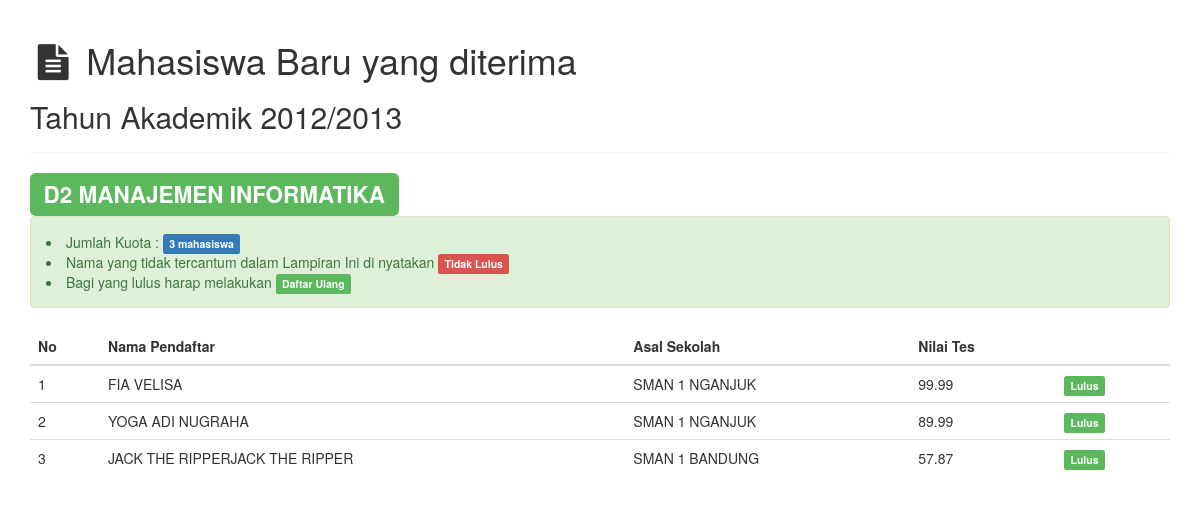
/home/pengumuman_maba/MIF, run on the app's committed database.
### tables this page shows
CREATE TABLE IF NOT EXISTS `thak` (
  `thak` year(4) NOT NULL,
  `tahun_ajaran` varchar(12) NOT NULL,
  `status` enum('Aktif','Nonaktif') NOT NULL,
  `ket` enum('Dibuka','Ditutup') NOT NULL,
  `created_at` datetime NOT NULL
);

CREATE TABLE IF NOT EXISTS `prodi` (
  `kode_prodi` varchar(10) NOT NULL,
  `nama_prodi` varchar(40) NOT NULL,
  `kuota` int(3) NOT NULL,
  `created_at` datetime NOT NULL,
  `jenjang_id` int(11) NOT NULL
);

CREATE TABLE IF NOT EXISTS `jenjang` (
`kode_jenjang` int(11) NOT NULL,
  `jenjang` varchar(5) NOT NULL,
  `created_at` datetime NOT NULL
);

CREATE TABLE IF NOT EXISTS `pendaftaran` (
`id_daftar` int(11) NOT NULL,
  `thak` year(4) NOT NULL,
  `nama_pendaftar` varchar(50) NOT NULL,
  `nisn` varchar(50) NOT NULL,
  `tgl_lahir` date NOT NULL,
  `jkel` enum('L','P') NOT NULL,
  `agama` varchar(10) NOT NULL,
  `sekolah` varchar(50) NOT NULL,
  `kota` varchar(30) NOT NULL,
  `alamat` varchar(45) NOT NULL,
  `no_hp` varchar(14) NOT NULL,
  `email` varchar(100) NOT NULL,
  `prodi` varchar(10) NOT NULL,
  `nilai_un` int(11) NOT NULL,
  `foto` varchar(255) NOT NULL,
  `nilai_tes` decimal(4,2) NOT NULL,
  `input_tes_tgl` datetime NOT NULL,
  `daftar_tgl` datetime NOT NULL,
  `fc_ijazah` tinyint(1) NOT NULL,
  `fc_skhu` tinyint(1) NOT NULL,
  `pas_foto` tinyint(1) NOT NULL,
  `verifikasi_tgl` datetime NOT NULL
);

### application/controllers/Home.php (called while the page is built, shortened)
<?php if ( ! defined('BASEPATH')) exit('No direct script access allowed');
class Home extends CI_Controller {
    public function pengumuman_maba($kode)
    {
        $thak=$this->model_app->kode_thak_aktif();
        $limit=$this->model_app->get_limit($kode);
        $array = array('pendaftaran.thak' => $thak, 'pendaftaran.prodi' => $kode);
        $d['det']=$this->model_app->detail_lulus_prodi($kode);
        $d['thak']=$this->model_admin->ambil_thak_aktif();
        $d['maba']=$this->model_app->siswa_lulus($array,$limit);
        $this->load->view('pengumuman',$d);
    }
}

### index.php (called while the page is built, shortened)
<?php
require_once BASEPATH.'core/CodeIgniter.php';

### application/models/model_app.php (called while the page is built, shortened)
<?php if ( ! defined('BASEPATH')) exit('No direct script access allowed');
class model_app extends CI_Model {
	public function kode_thak_aktif()
	{
		$query = $this->db->select('thak')
                ->where('status','Aktif')
                ->limit(1)
                ->get('thak');
        return $query->row('thak');
	}
	public function siswa_lulus($array,$limit)
	{
		$this->db->select('*');
		$this->db->from('pendaftaran');
		$this->db->where($array);
		$this->db->order_by('nilai_tes DESC,nama_pendaftar ASC');
		$this->db->limit($limit);
		$query = $this->db->get();
		return $query->result();
	}
	public function detail_lulus_prodi($kode)
	{
		$this->db->select('kode_prodi,nama_prodi,jenjang,kuota');
		$this->db->from('prodi');
		$this->db->join('jenjang', 'jenjang.kode_jenjang = prodi.jenjang_id');
		$this->db->where('prodi.kode_prodi',$kode);
		$query = $this->db->get();
		if($query->num_rows() > 0){
			return $query->row();
		}else{
			return false;
		}
	}
}

### application/models/model_admin.php (called while the page is built, shortened)
<?php if ( ! defined('BASEPATH')) exit('No direct script access allowed');
class model_admin extends CI_Model {
	public function ambil_thak_aktif()
	{
		$query = $this->db->get_where('thak', array('status' => 'Aktif'),1);
		if ($query) {
			return $query->row();
		}else{
			return false;
		}
	}
}

### application/views/pengumuman.php (the view, shortened to what this page needs)
<!DOCTYPE html>
<html lang="en">
<head>
    <link href="<?php echo base_url('assets/css/bootstrap.min.css') ?>" rel="stylesheet">
	<link href="<?php echo base_url('assets/font-awesome/css/font-awesome.min.css') ?>" rel="stylesheet">
</head>
<body>
  <div class="container">
  	<div class="row">
  		<div class="col-lg-12">
  			<div class="page-header">
			  <h1><i class="fa fa-fw fa-file-text"></i> Mahasiswa Baru yang diterima</h1>
			  <h2>Tahun Akademik <?=$thak->tahun_ajaran  ?></h2>
			</div>
			<h2><span class="label label-success"><?=$det->jenjang ?> <?=$det->nama_prodi ?></span></h2>
			<div class="alert alert-success" role="alert">
			<li>Jumlah Kuota : <label class="label label-primary"><b><?=$det->kuota ?> mahasiswa</b></label></li>
			<li>Nama yang tidak tercantum dalam Lampiran Ini di nyatakan <label class="label label-danger"><b>Tidak Lulus</b></label></li>
			<li>Bagi yang lulus harap melakukan <label class="label label-success"><b>Daftar Ulang</b> </label></li>
			</div>
			<table class="table table-hover">
			  <thead>
			  	<tr>
			  		<th>No</th>
			  		<th>Nama Pendaftar</th>
			  		<th>Asal Sekolah</th>
			  		<th>Nilai Tes</th>
			  		<th></th>
			  	</tr>
			  </thead>
			  <tbody>
			 	<?php $no=0; foreach ($maba as $siswa): $no++; ?>
			 		<tr>
			 			<td><?=$no ?></td>
			 			<td><?=$siswa->nama_pendaftar ?> </td>
			 			<td><?=$siswa->sekolah ?> </td>
			 			<td><?=$siswa->nilai_tes ?></td>
			 			<td><label class="label label-success">Lulus</label></td>
			 		</tr>
			 	<?php endforeach ?>
			  </tbody>
			</table>
  		</div>
  	</div>
  </div>
</body>
</html>

### data on the page
thak: tahun_ajaran "2012/2013"
prodi: jenjang.jenjang "D2", nama_prodi "MANAJEMEN INFORMATIKA", kuota "3"
pendaftaran: nama_pendaftar "FIA VELISA", sekolah "SMAN 1 NGANJUK", nilai_tes "99.99"
pendaftaran: nama_pendaftar "YOGA ADI NUGRAHA", sekolah "SMAN 1 NGANJUK", nilai_tes "89.99"
pendaftaran: nama_pendaftar "JACK THE RIPPERJACK THE RIPPER", sekolah "SMAN 1 BANDUNG", nilai_tes "57.87"
